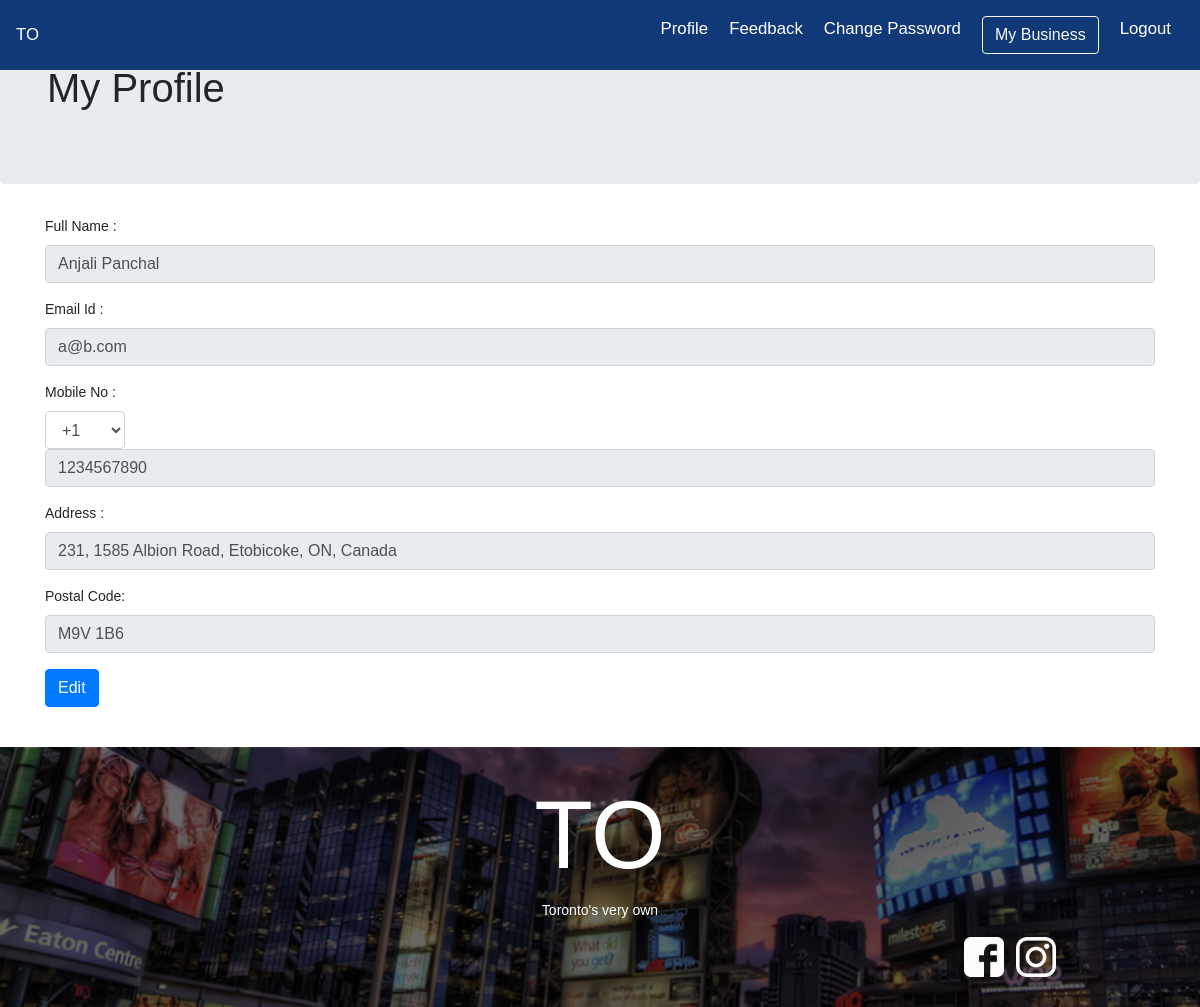
The app's page /User-Panel/user-detail.php?id=4 (signed in) with its own data.
### tables this page shows
CREATE TABLE `registration` (
  `id` int(11) NOT NULL,
  `full_name` varchar(250) NOT NULL,
  `email_id` varchar(250) NOT NULL,
  `password` varchar(100) NOT NULL,
  `mobile_no` int(50) NOT NULL,
  `address` varchar(500) NOT NULL,
  `postal_code` varchar(50) NOT NULL,
  `regi_date` varchar(100) NOT NULL,
  `is_visible` int(11) NOT NULL
);

### model/User.php (called while the page is built, shortened)
<?php
class User
{
    public function getUserById($id,$db)
    {
        $sql = "select * from registration where id=:id and is_visible = 1";
        $pst = $db->prepare($sql);
        $pst->bindParam(':id', $id);
        $pst->execute();
        $student = $pst->fetch(PDO::FETCH_OBJ);
        return $student;
    }
    public function getUseridByEmail($email,$db)
    {
        $sql = 'select * from registration where email_id = :email and is_visible = 1';
        $pst = $db -> prepare($sql);
        $pst->bindParam(':email',$email);
        $pst->execute();
        $students = $pst->fetchAll(PDO::FETCH_OBJ);
        return $students;
    }
}
?>

### User-Panel/user-detail.php (the view, shortened to what this page needs)
<?php
require_once 'user_header.php';
?>
<?php
require_once 'Database.php';
require_once 'User.php';
if(isset($_GET['id']))
{
    $id = $_GET['id'];
    $dbcon = Database::getDb();
    $u = new User();
    $user = $u->getUserById($id,$dbcon);
}
?>
<div class="jumbotron">
    <div class="container">
        <h1>My Profile</h1>
    </div>
</div>
<div class="container">
        <form action="" method="post">
            <div class="form-group">
                <label>Full Name :</label>
                <input name="fname" class="form-control" placeholder="Full Name" value="<?= $user->full_name?>" readonly="true" />
            </div>
            <div class="form-group">
                <label>Email Id :</label>
                <input name="email" class="form-control" placeholder="Email Id" value="<?= $user->email_id; ?>" type="text" readonly="true"/>
            </div>
            <div class="form-group">
                <label>Mobile No :</label>
                <select class="form-control" style="max-width: 80px;">
		            <option selected="">+1</option>
                </select>
                <input name="mobile" maxlength="10" class="form-control" placeholder="Mobile Number" value="<?= $user->mobile_no; ?>" type="text" readonly="true" />
            </div>
            <div class="form-group">
                <label>Address :</label>
                <input name="addr" class="form-control" placeholder="Address" value="<?= $user->address; ?>" type="text" readonly="true"/>
            </div>
            <div class="form-group">
                <label>Postal Code:</label>
                <input name="pcode" class="form-control" placeholder="Postal Code" value="<?= $user->postal_code; ?>" type="text" readonly="true"/>
            </div>
            <div class="form-group">
                <button type="submit" name="Edit" class="btn btn-primary"> Edit </button>
            </div>
        </form>
</div>
<?php
require_once 'user_footer.php'
?>

### headerfooter/user_header.php (style rules this page uses)
body { font-family:Arial, Helvetica, sans-serif; font-size:14px; }

### records on screen
registration: fname "Anjali Panchal", email "a@b.com", mobile "1234567890", addr "231, 1585 Albion Road, Etobicoke, ON, Canada", pcode "M9V 1B6"
